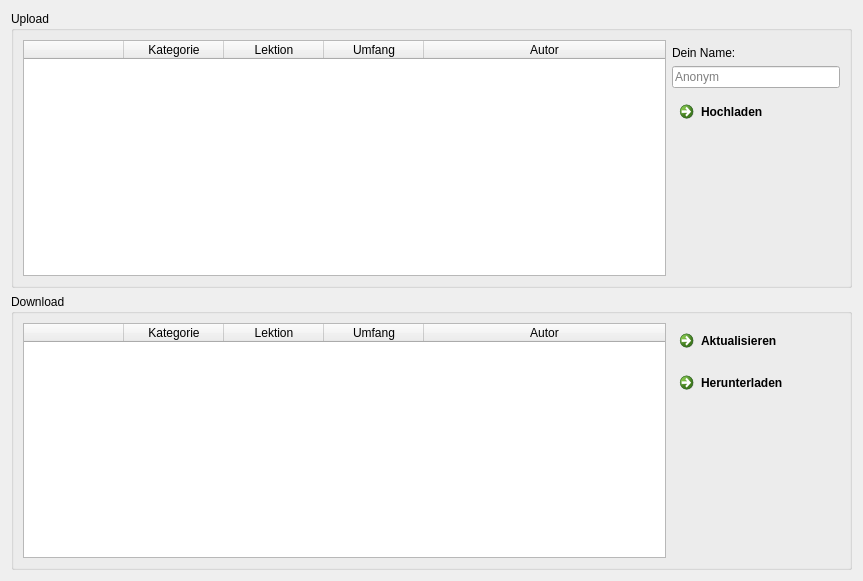
<?xml version="1.0" encoding="UTF-8"?>
<ui version="4.0">
 <class>TabImportExport</class>
 <widget class="QWidget" name="TabImportExport">
  <property name="geometry">
   <rect>
    <x>0</x>
    <y>0</y>
    <width>863</width>
    <height>581</height>
   </rect>
  </property>
  <property name="windowTitle">
   <string>Form</string>
  </property>
  <layout class="QGridLayout" name="gridLayout_3">
   <item row="0" column="0">
    <widget class="QGroupBox" name="grpUpload">
     <property name="title">
      <string>Upload</string>
     </property>
     <layout class="QGridLayout" name="gridLayout">
      <item row="1" column="1">
       <widget class="QLabel" name="label">
        <property name="text">
         <string>Dein Name:</string>
        </property>
       </widget>
      </item>
      <item row="4" column="1">
       <spacer name="verticalSpacer_2">
        <property name="orientation">
         <enum>Qt::Vertical</enum>
        </property>
        <property name="sizeHint" stdset="0">
         <size>
          <width>20</width>
          <height>40</height>
         </size>
        </property>
       </spacer>
      </item>
      <item row="2" column="1">
       <widget class="QLineEdit" name="edtName">
        <property name="sizePolicy">
         <sizepolicy hsizetype="Preferred" vsizetype="Fixed">
          <horstretch>0</horstretch>
          <verstretch>0</verstretch>
         </sizepolicy>
        </property>
        <property name="placeholderText">
         <string>Anonym</string>
        </property>
       </widget>
      </item>
      <item row="0" column="0" rowspan="5">
       <widget class="QTableWidget" name="tblExport">
        <property name="editTriggers">
         <set>QAbstractItemView::NoEditTriggers</set>
        </property>
        <property name="alternatingRowColors">
         <bool>true</bool>
        </property>
        <property name="selectionBehavior">
         <enum>QAbstractItemView::SelectRows</enum>
        </property>
        <property name="sortingEnabled">
         <bool>true</bool>
        </property>
        <attribute name="horizontalHeaderStretchLastSection">
         <bool>true</bool>
        </attribute>
        <column>
         <property name="text">
          <string/>
         </property>
        </column>
        <column>
         <property name="text">
          <string>Kategorie</string>
         </property>
        </column>
        <column>
         <property name="text">
          <string>Lektion</string>
         </property>
        </column>
        <column>
         <property name="text">
          <string>Umfang</string>
         </property>
        </column>
        <column>
         <property name="text">
          <string>Autor</string>
         </property>
        </column>
       </widget>
      </item>
      <item row="3" column="1">
       <widget class="QCommandLinkButton" name="btnUpload">
        <property name="text">
         <string>Hochladen</string>
        </property>
        <property name="icon">
         <iconset resource="../img.qrc">
          <normaloff>:/img/img/svn-commit.png</normaloff>:/img/img/svn-commit.png</iconset>
        </property>
        <property name="iconSize">
         <size>
          <width>32</width>
          <height>32</height>
         </size>
        </property>
       </widget>
      </item>
     </layout>
    </widget>
   </item>
   <item row="1" column="0">
    <widget class="QGroupBox" name="grpDownload">
     <property name="title">
      <string>Download</string>
     </property>
     <layout class="QGridLayout" name="gridLayout_2">
      <item row="1" column="1">
       <widget class="QCommandLinkButton" name="btnDownload">
        <property name="text">
         <string>Herunterladen</string>
        </property>
        <property name="icon">
         <iconset resource="../img.qrc">
          <normaloff>:/img/img/svn-update.png</normaloff>:/img/img/svn-update.png</iconset>
        </property>
        <property name="iconSize">
         <size>
          <width>32</width>
          <height>32</height>
         </size>
        </property>
       </widget>
      </item>
      <item row="0" column="1">
       <widget class="QCommandLinkButton" name="btnRefresh">
        <property name="text">
         <string>Aktualisieren</string>
        </property>
        <property name="icon">
         <iconset resource="../img.qrc">
          <normaloff>:/img/img/Wiederholen.png</normaloff>:/img/img/Wiederholen.png</iconset>
        </property>
        <property name="iconSize">
         <size>
          <width>32</width>
          <height>32</height>
         </size>
        </property>
       </widget>
      </item>
      <item row="2" column="1">
       <spacer name="verticalSpacer">
        <property name="orientation">
         <enum>Qt::Vertical</enum>
        </property>
        <property name="sizeHint" stdset="0">
         <size>
          <width>20</width>
          <height>40</height>
         </size>
        </property>
       </spacer>
      </item>
      <item row="0" column="0" rowspan="3">
       <widget class="QTableWidget" name="tblImport">
        <property name="editTriggers">
         <set>QAbstractItemView::NoEditTriggers</set>
        </property>
        <property name="alternatingRowColors">
         <bool>true</bool>
        </property>
        <property name="selectionBehavior">
         <enum>QAbstractItemView::SelectRows</enum>
        </property>
        <property name="sortingEnabled">
         <bool>true</bool>
        </property>
        <attribute name="horizontalHeaderStretchLastSection">
         <bool>true</bool>
        </attribute>
        <column>
         <property name="text">
          <string/>
         </property>
        </column>
        <column>
         <property name="text">
          <string>Kategorie</string>
         </property>
        </column>
        <column>
         <property name="text">
          <string>Lektion</string>
         </property>
        </column>
        <column>
         <property name="text">
          <string>Umfang</string>
         </property>
        </column>
        <column>
         <property name="text">
          <string>Autor</string>
         </property>
        </column>
       </widget>
      </item>
     </layout>
    </widget>
   </item>
  </layout>
 </widget>
 <resources>
  <include location="../img.qrc"/>
 </resources>
 <connections/>
</ui>
